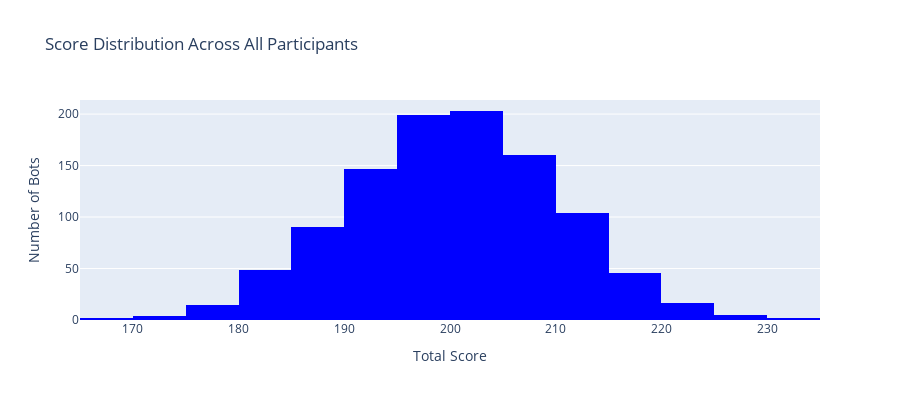

The code cell stored with this chart in its notebook:
### Markdown cell above
## Score Distribution

### Code cell
fig = go.Figure()

fig.add_trace(
    go.Histogram(
        x=standings_df["score"],
        nbinsx=30,
        name="Score Distribution",
        marker_color="blue",
    )
)

fig.update_layout(
    title="Score Distribution Across All Participants",
    xaxis_title="Total Score",
    yaxis_title="Number of Bots",
    height=400,
)
fig.show()

### Figure 1 — Plotly figure (JSON) as saved in the notebook; plotly's stock layout.template omitted (floating-point values rounded to 4 significant figures; data arrays with more than 128 entries replaced by an {"elided": "..."} marker saying what was removed)
{"data": [{"marker": {"color": "blue"}, "name": "Score Distribution", "nbinsx": 30, "type": "histogram", "x": {"elided": "1043 float values"}}], "layout": {"height": 400, "title": {"text": "Score Distribution Across All Participants"}, "xaxis": {"title": {"text": "Total Score"}}, "yaxis": {"title": {"text": "Number of Bots"}}}}
